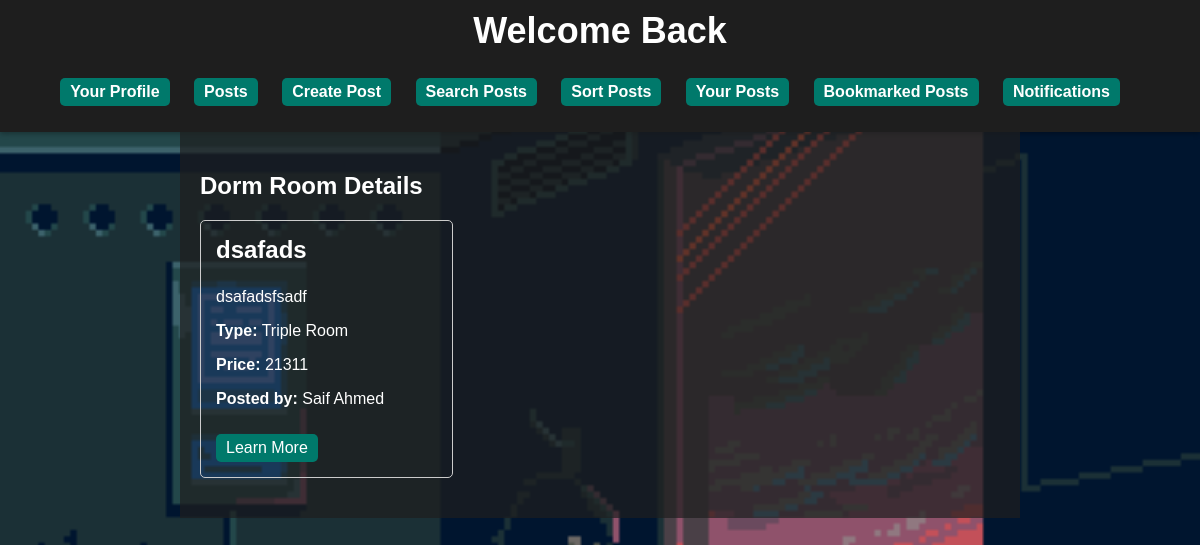
Before: /users/teertho/posts/ with the older database file.
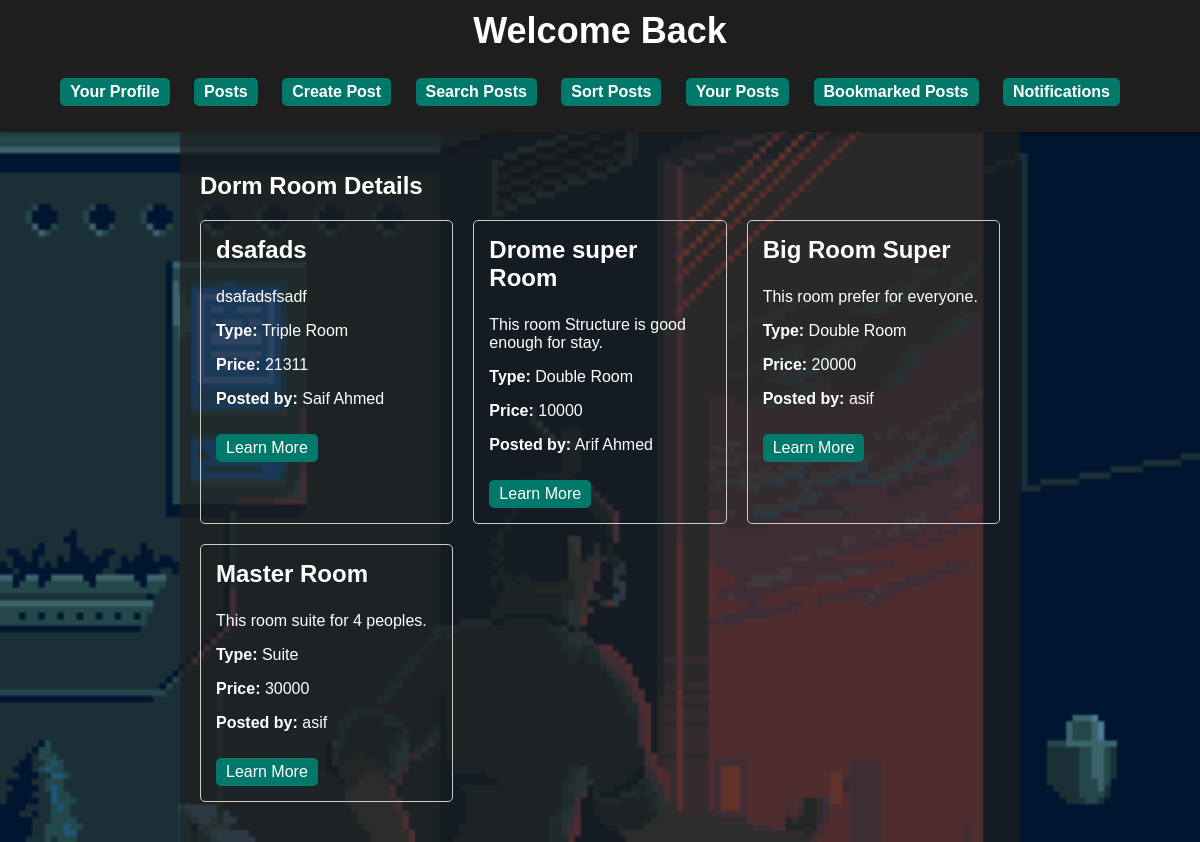
After: the same page with the newer database file.
### users/models.py (models this page shows)
class DormRoom(models.Model):
    title = models.CharField(max_length=255)
    content = models.TextField()
    popularity = models.IntegerField(default=0)
    type = models.CharField(max_length=50)
    price = models.CharField(max_length=20)
    link = models.URLField(max_length=200, null=True)
    posted_by = models.ForeignKey(Register, on_delete=models.CASCADE, related_name='posted')
    comments = models.ManyToManyField(Comment, blank=True)
    bookmarked_by = models.ManyToManyField(Register, blank=True, related_name='bookmarked')

class Register(models.Model):
    username=models.CharField(max_length=30)
    email=models.EmailField()
    password=models.CharField(max_length=100)
    nid=models.IntegerField()

### users/views.py (the view)
# urls.py: path('<str:username>/posts/', views.show_posts, name='show_posts'),
def show_posts(request, username):
    username = request.session.get('username')
    posts = DormRoom.objects.all()
    sort_option = request.POST.get('sort', 'default')
    if sort_option == 'price_high_to_low':
        posts = posts.order_by('-price')  # Sort by price in descending order (highest to lowest)
    return render(request, 'dorm_room_details.html', {'dorm_rooms': posts, 'username': username, 'sort_option': sort_option})

### users/templates/dorm_room_details.html
{% extends "profile_base.html" %}
{% block content %}
<body style="background-image: url('/static/bg9.gif'); background-size: cover;">
    <h2>Dorm Room Details</h2>
    <div class="room-grid">
        {% for room in dorm_rooms %}
            <div class="room-card">
                <h3>{{room.title}}</h3>
                <p>{{ room.content }}</p>
                <p><strong>Type:</strong> {{ room.type }}</p>
                <p><strong>Price:</strong> {{ room.price }}</p>
                <p><strong>Posted by:</strong> {{room.posted_by.username}}</p>
                <a href="{{ room.link }}" target="_blank">Learn More</a>
            </div>
        {% endfor %}
    </div>
</body>
{% endblock %}

Changed rows visible on the page:
added DormRoom: title "Drome super Room", content "This room Structure is good enough for stay.", type "Double Room", price "10000", posted_by.username "Arif Ahmed"
added DormRoom: title "Big Room Super", content "This room prefer for everyone.", type "Double Room", price "20000", posted_by.username "asif"
added DormRoom: title "Master Room", content "This room suite for 4 peoples.", type "Suite", price "30000", posted_by.username "asif"
